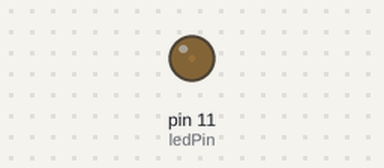
This sketch was run on a simulated Arduino Uno, built with avr-gcc and run on an emulated ATmega328P. Shown: output pins drawn as LEDs (lit = HIGH).

Above: at 0.05 s.
At 0.95 s:
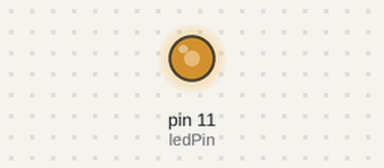
At 1.4 s:
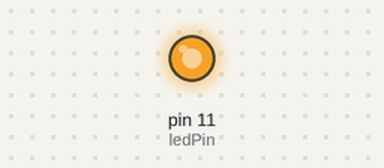
At 2.75 s:
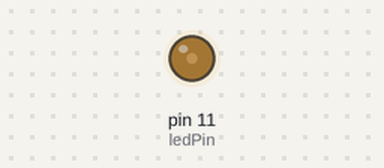
Timing chart, 0 to 7.2 s (numbered marks = the images above):
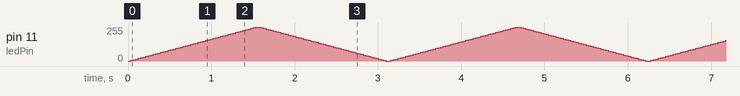

The sketch:

job_8_led_progressive.ino
```cpp
// C++ code
//
int ledPin = 11;
void setup()
{
  pinMode(11, OUTPUT);
}

void loop()
{
  for (int fadeValue = 0 ; fadeValue <= 255; fadeValue += 5)
  {
    analogWrite(ledPin, fadeValue);
    delay(30);
  }

  for (int fadeValue = 255 ; fadeValue >= 0; fadeValue -= 5)
  {
    analogWrite(ledPin, fadeValue);
    delay(30);
  }
}
```

job6_synchrone.cpp
```cpp
// C++ code
//
int animationSpeed = 0;

void setup()
{
  pinMode(LED_BUILTIN, OUTPUT);
  pinMode(11, OUTPUT);
  pinMode(9, OUTPUT);

  animationSpeed = 400;
}

void loop()
{
  digitalWrite(LED_BUILTIN, HIGH);
  digitalWrite(11, HIGH);
  digitalWrite(9, HIGH);
  delay(animationSpeed); // Wait for animationSpeed millisecond(s)
  digitalWrite(LED_BUILTIN, LOW);
  digitalWrite(11, LOW);
  digitalWrite(9, LOW);
  delay(animationSpeed); // Wait for animationSpeed millisecond(s)
}
```
